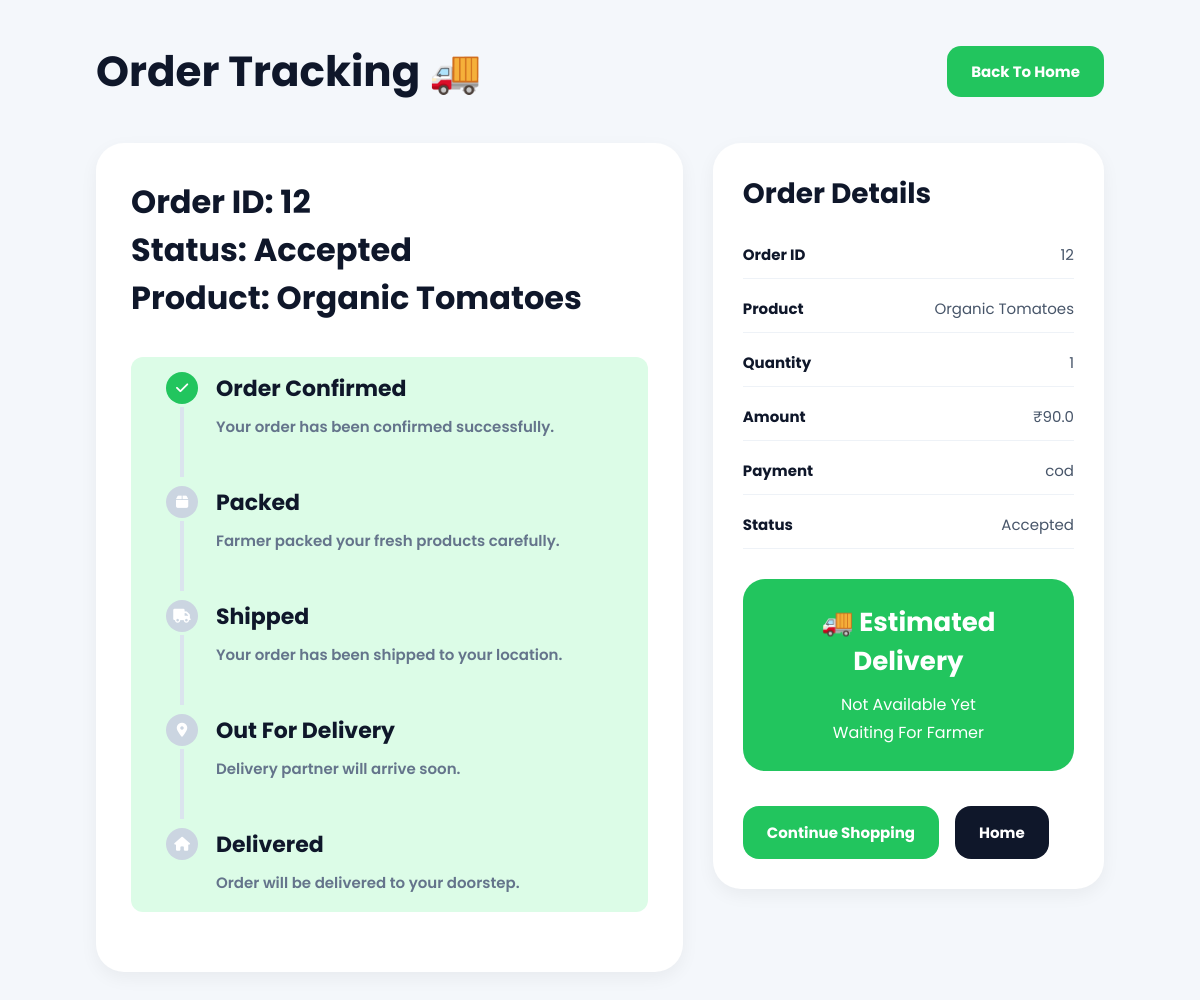
Page /track-order/12 (signed in) on the earlier database version.
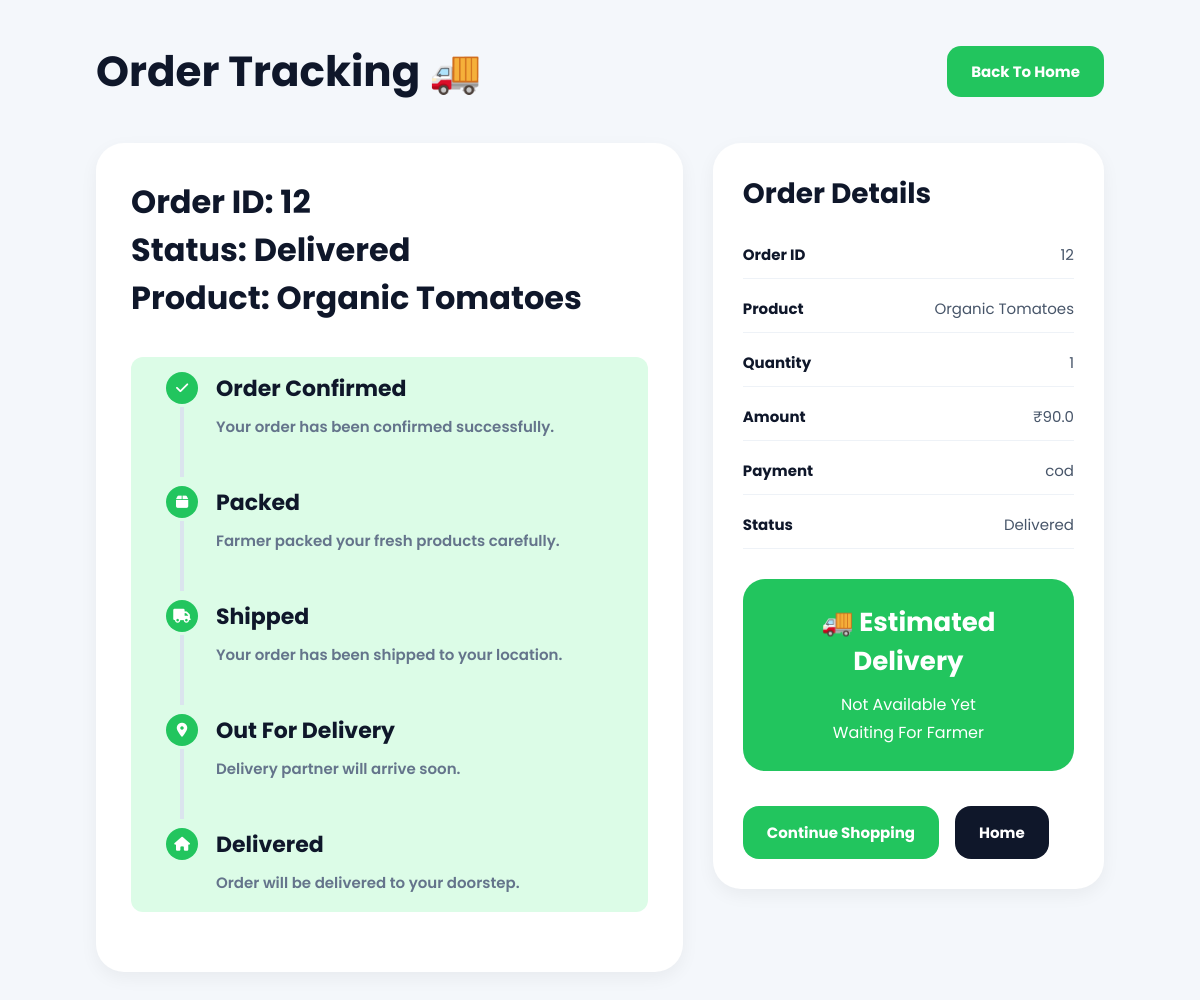
Same page on the later database version.
### tables this page shows
CREATE TABLE orders (

            id INTEGER PRIMARY KEY AUTOINCREMENT,

            buyer_id INTEGER,

            product_name TEXT NOT NULL,

            quantity INTEGER NOT NULL,

            total_price REAL NOT NULL,

            payment_method TEXT NOT NULL,

            status TEXT DEFAULT 'Paid',

            order_date TIMESTAMP DEFAULT CURRENT_TIMESTAMP

        , estimated_date TEXT, estimated_time TEXT, farmer_id INTEGER);

### app.py (the view)
@app.route("/track-order/<int:order_id>")
def trackOrder(order_id):
    conn = get_db_connection()
    order = conn.execute(
        """
        SELECT *
        FROM orders
        WHERE id = ?
        """,
        (order_id,)
    ).fetchone()
    conn.close()
    return render_template(
        "order-tracking.html",
        order=order
    )

### db.py (called while the page is built)
def get_db_connection():
    conn = sqlite3.connect("database.db")
    conn.row_factory = sqlite3.Row
    return conn

### templates/order-tracking.html (shortened to what this page needs)
<!DOCTYPE html>
<html lang="en">
<head>
    <link rel="stylesheet"
    href="https://cdnjs.cloudflare.com/ajax/libs/font-awesome/6.5.1/css/all.min.css"/>
</head>
<body>
    <div class="tracking-header">
        <h1>Order Tracking 🚚</h1>
        <a href="/index.html">
            <button class="home-btn">
                Back To Home
            </button>
        </a>
    </div>
    <div class="tracking-layout">
        <div class="tracking-box">
            <h2>
Order ID: {{ order.id }}
<br>
Status: {{ order.status }}
<br>
Product: {{ order.product_name }}
</h2>
            <div style="
background:#dcfce7;
padding:15px;
border-radius:12px;
margin-bottom:25px;
font-weight:600;
">
{% if order.status == "Rejected" %}
<div style="
background:#fee2e2;
color:#dc2626;
padding:20px;
border-radius:15px;
font-size:18px;
font-weight:bold;
margin-bottom:20px;
text-align:center;
">
❌ Order Rejected By Farmer
</div>
{% else %}
<div class="track">
    <div class="track-step">
        <div class="circle pending">
            <i class="fa-solid fa-check"></i>
        </div>
        <h3>Order Confirmed</h3>
        <p>Your order has been confirmed successfully.</p>
    </div>
    <div class="track-step">
        <div class="circle pending">
            <i class="fa-solid fa-box"></i>
        </div>
        <h3>Packed</h3>
        <p>Farmer packed your fresh products carefully.</p>
    </div>
    <div class="track-step">
        <div class="circle pending">
            <i class="fa-solid fa-truck"></i>
        </div>
        <h3>Shipped</h3>
        <p>Your order has been shipped to your location.</p>
    </div>
    <div class="track-step">
        <div class="circle pending">
            <i class="fa-solid fa-location-dot"></i>
        </div>
        <h3>Out For Delivery</h3>
        <p>Delivery partner will arrive soon.</p>
    </div>
    <div class="track-step">
        <div class="circle pending">
            <i class="fa-solid fa-house"></i>
        </div>
        <h3>Delivered</h3>
        <p>Order will be delivered to your doorstep.</p>
    </div>
</div>
{% endif %}
</div>
</div>
<div class="details-box">
      <h2>Order Details</h2>
<div class="detail-row">
    <strong>Order ID</strong>
    <span>{{ order.id }}</span>
</div>
<div class="detail-row">
    <strong>Product</strong>
    <span>{{ order.product_name }}</span>
</div>
<div class="detail-row">
    <strong>Quantity</strong>
    <span>{{ order.quantity }}</span>
</div>
<div class="detail-row">
    <strong>Amount</strong>
    <span>₹{{ order.total_price }}</span>
</div>
<div class="detail-row">
    <strong>Payment</strong>
    <span>{{ order.payment_method }}</span>
</div>
<div class="detail-row">
    <strong>Status</strong>
    <span>{{ order.status }}</span>
</div>
<div class="delivery-box">
    <h3>🚚 Estimated Delivery</h3>
    <p>
    {% if order.estimated_date %}
        {{ order.estimated_date }}
    {% else %}
        Not Available Yet
    {% endif %}
    </p>
    <p>
    {% if order.estimated_time %}
        {{ order.estimated_time }}
    {% else %}
        Waiting For Farmer
    {% endif %}
    </p>
</div>
            <div class="button-group">
                <a href="/products.html">
                    <button class="btn shop-btn">
                        Continue Shopping
                    </button>
                </a>
                <a href="/index.html">
                    <button class="btn home2-btn">
                        Home
                    </button>
                </a>
            </div>
        </div>
    </div>
</body>
</html>

Differences in the rows shown:
changed orders "Organic Tomatoes": status "Accepted" → "Delivered"
